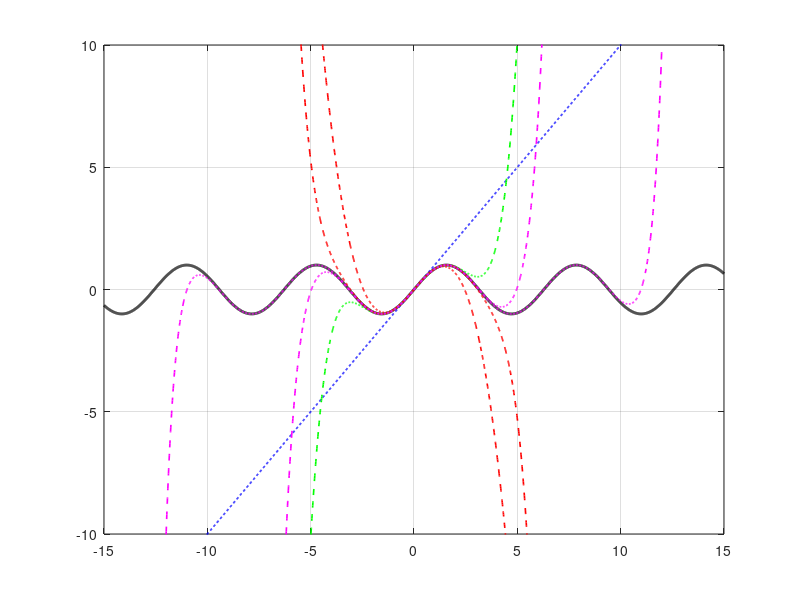

MATLAB code for this plot:
clear all; close all; clc

x = -15:.01:15;
y = sin(x);

plot(x,y,'k','Linewidth',2),hold on;

axis([-15 15 -10 10])
grid on

%% first order derivative
P = [1 0 ];
yT1 = polyval(P,x);

plot(x,yT1,'b --','Linewidth',1.2)

%% Third order derivative
P = [-1/factorial(3) 0 1 0]; % (-1/3!)x^3+x
yT3 = polyval(P,x);
plot(x,yT3,'r --','Linewidth',1.2)

%% Fiveth order derivative

P = [1/factorial(5) 0 -1/factorial(3) 0 1 0]; % (1/5!)x^5+(-1/3!)x^3+x
yT5 = polyval(P,x);
plot(x,yT5,'g --','Linewidth',1.2)

%% Seventh order derivative
P = [-1/factorial(7) 0 1/factorial(5) 0 -1/factorial(3) 0 1 0]; % (-1/7!)x^7+(1/5!)x^5+(-1/3!)x^3+x
yT7 = polyval(P,x);
plot(x,yT7,'r --','Linewidth',1.2)

%% Nineth order derivative
P = [1/factorial(9) 0 -1/factorial(7) 0 1/factorial(5) 0 -1/factorial(3) 0 1 0]; % (1/9!)x^9+(-1/7!)x^7+(1/5!)x^5+(-1/3!)x^3+x
yT9 = polyval(P,x);
plot(x,yT9,'m --','Linewidth',1.2)


%% Twenty fiveth order derivative
P = [1/factorial(25) 0 -1/factorial(23) 0 1/factorial(21) 0 -1/factorial(19) 0 1/factorial(17) 0 -1/factorial(15) 0 1/factorial(13) 0 -1/factorial(11) 0 1/factorial(9) 0 -1/factorial(7) 0 1/factorial(5) 0 -1/factorial(3) 0 1 0]; 
yT9 = polyval(P,x);
plot(x,yT9,'m --','Linewidth',1.2)
